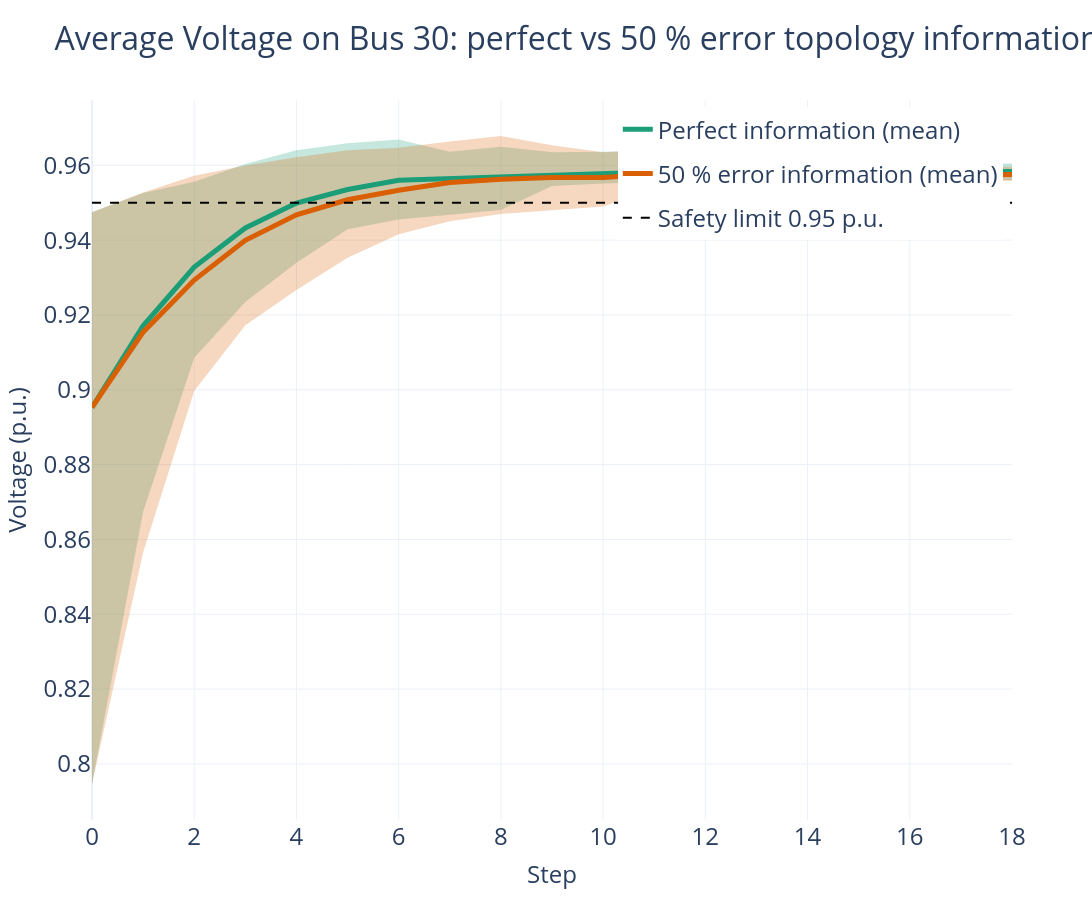

The notebook cell saved with this chart:
### Code cell
success_list_ = np.array(success_list_)
print('average recovery step is:')
print(np.mean(success_list_[:,1]))
print(np.std(success_list_[:,1]))
print('average reactive power cost is:')
print(np.mean(control_cost_))
print(np.std(control_cost_))
print('the total cost is:')
print(np.mean(object_cost_list_))
print(np.std(object_cost_list_))

import os
import numpy as np
import plotly.graph_objects as go
import plotly.io as pio

# ------------------------------------------------------------
# Nature-style figure configuration
# ------------------------------------------------------------
NATURE_CONFIG = {
    "width": 1800,
    "height": 900,
    "font_base": 28,
    "font_title": 32,
    "font_axis": 24,
    "font_legend": 24,
    "dpi": 300,          # only used indirectly through scale
}

# ------------------------------------------------------------
# helper functions
# ------------------------------------------------------------
def build_stats(trajs, bus_idx, max_len):
    mat = np.full((len(trajs), max_len), np.nan)
    for i, ep in enumerate(trajs):
        mat[i, :ep.shape[0]] = ep[:, bus_idx]
    return {
        "mean": np.nanmean(mat, axis=0),
        "min":  np.nanmin(mat, axis=0),
        "max":  np.nanmax(mat, axis=0)
    }

def hex_to_rgba(hex_color, alpha):
    h = hex_color.lstrip('#')
    r, g, b = (int(h[i:i+2], 16) for i in (0, 2, 4))
    return f'rgba({r},{g},{b},{alpha})'

# ------------------------------------------------------------
# choose bus & palette
# ------------------------------------------------------------
bus_idx = 2               # Bus-30
color_perfect = "#1b9e77" # teal   – perfect topology
color_error   = "#d95f02" # orange – 50 % error

max_len = max(
    max(a.shape[0] for a in voltage_trajs),
    max(a.shape[0] for a in voltage_trajs_)
)

stats_perfect = build_stats(voltage_trajs,  bus_idx, max_len)
stats_error   = build_stats(voltage_trajs_, bus_idx, max_len)

# ------------------------------------------------------------
# build figure
# ------------------------------------------------------------
fig = go.Figure()

# ---- shaded band : perfect topology ----
fig.add_trace(go.Scatter(
    x=np.arange(max_len), y=stats_perfect["min"],
    mode="lines", line=dict(width=0),
    showlegend=False, hoverinfo="skip",
    legendgroup="perfect"
))
fig.add_trace(go.Scatter(
    x=np.arange(max_len), y=stats_perfect["max"],
    mode="lines", line=dict(width=0),
    fill="tonexty", fillcolor=hex_to_rgba(color_perfect, 0.25),
    showlegend=False, hoverinfo="skip",
    legendgroup="perfect"
))

# ---- shaded band : 50 % error ----
fig.add_trace(go.Scatter(
    x=np.arange(max_len), y=stats_error["min"],
    mode="lines", line=dict(width=0),
    showlegend=False, hoverinfo="skip",
    legendgroup="error"
))
fig.add_trace(go.Scatter(
    x=np.arange(max_len), y=stats_error["max"],
    mode="lines", line=dict(width=0),
    fill="tonexty", fillcolor=hex_to_rgba(color_error, 0.25),
    showlegend=False, hoverinfo="skip",
    legendgroup="error"
))

# ---- mean curves ----
fig.add_trace(go.Scatter(
    x=np.arange(max_len), y=stats_perfect["mean"],
    mode="lines",
    name="Perfect information (mean)",
    line=dict(color=color_perfect, width=5),
    legendgroup="perfect"
))
fig.add_trace(go.Scatter(
    x=np.arange(max_len), y=stats_error["mean"],
    mode="lines",
    name="50 % error information (mean)",
    line=dict(color=color_error, width=5),
    legendgroup="error"
))

# ---- safety threshold ----
fig.add_trace(go.Scatter(
    x=[0, max_len - 1], y=[0.95, 0.95],
    mode="lines", name="Safety limit 0.95 p.u.",
    line=dict(color="black", dash="dash"),
    hoverinfo="skip"
))

# ------------------------------------------------------------
# layout: Nature style
# ------------------------------------------------------------
fig.update_layout(
    width=NATURE_CONFIG["width"],
    height=NATURE_CONFIG["height"],
    template="plotly_white",
    title=dict(
        text=f"Average Voltage on Bus 30: perfect vs 50 % error topology information",
        font=dict(size=NATURE_CONFIG["font_title"])
    ),
    font=dict(size=NATURE_CONFIG["font_base"]),
    legend=dict(
        x=0.99, y=0.99, xanchor="right", yanchor="top",
        font=dict(size=NATURE_CONFIG["font_legend"])
    ),
    xaxis=dict(
        title="Step",
        titlefont=dict(size=NATURE_CONFIG["font_axis"]),
        tickfont=dict(size=NATURE_CONFIG["font_axis"]),
        range=[0, 18],
    ),
    yaxis=dict(
        title="Voltage (p.u.)",
        titlefont=dict(size=NATURE_CONFIG["font_axis"]),
        tickfont=dict(size=NATURE_CONFIG["font_axis"])
    )
)

fig.show()

# ------------------------------------------------------------
# export high-resolution images
# ------------------------------------------------------------
pio.kaleido.scope.mathjax = None  # speed-up export

output_dir = os.path.join(Config.data_path, "images", "56bus")
os.makedirs(output_dir, exist_ok=True)

pdf_path = os.path.join(output_dir, "voltage_plot.pdf")
png_path = os.path.join(output_dir, "voltage_plot.png")

fig.write_image(pdf_path,  width=NATURE_CONFIG["width"],
                           height=NATURE_CONFIG["height"],
                           scale=2)   # 2 × 1800 px ≈ 300 dpi
fig.write_image(png_path,  width=NATURE_CONFIG["width"],
                           height=NATURE_CONFIG["height"],
                           scale=2)

### Figure 1 — Plotly figure (JSON) as saved in the notebook; plotly's stock layout.template omitted (floating-point values rounded to 4 significant figures)
{"data": [{"hoverinfo": "skip", "legendgroup": "perfect", "line": {"width": 0}, "mode": "lines", "showlegend": false, "type": "scatter", "x": [0, 1, 2, 3, 4, 5, 6, 7, 8, 9, 10, 11, 12, 13, 14, 15, 16, 17, 18, 19, 20, 21, 22, 23, 24, 25], "y": [0.7946, 0.8674, 0.9086, 0.9235, 0.934, 0.9429, 0.9455, 0.9469, 0.948, 0.9545, 0.9552, 0.9555, 0.9557, 0.9558, 0.9559, 0.956, 0.956, 0.9561, 0.9561, 0.9562, 0.9587, null, null, null, null, null]}, {"fill": "tonexty", "fillcolor": "rgba(27,158,119,0.25)", "hoverinfo": "skip", "legendgroup": "perfect", "line": {"width": 0}, "mode": "lines", "showlegend": false, "type": "scatter", "x": [0, 1, 2, 3, 4, 5, 6, 7, 8, 9, 10, 11, 12, 13, 14, 15, 16, 17, 18, 19, 20, 21, 22, 23, 24, 25], "y": [0.9474, 0.9526, 0.9556, 0.9604, 0.964, 0.9659, 0.9669, 0.9636, 0.965, 0.9635, 0.9637, 0.9638, 0.9595, 0.9598, 0.9599, 0.9601, 0.9603, 0.9604, 0.9605, 0.9606, 0.9606, null, null, null, null, null]}, {"hoverinfo": "skip", "legendgroup": "error", "line": {"width": 0}, "mode": "lines", "showlegend": false, "type": "scatter", "x": [0, 1, 2, 3, 4, 5, 6, 7, 8, 9, 10, 11, 12, 13, 14, 15, 16, 17, 18, 19, 20, 21, 22, 23, 24, 25], "y": [0.7946, 0.8565, 0.8997, 0.9173, 0.9267, 0.9353, 0.9416, 0.9451, 0.947, 0.9481, 0.949, 0.9539, 0.9547, 0.9552, 0.9554, 0.9556, 0.9557, 0.9558, 0.9558, 0.9559, 0.9559, 0.956, 0.956, 0.9584, 0.9585, 0.9585]}, {"fill": "tonexty", "fillcolor": "rgba(217,95,2,0.25)", "hoverinfo": "skip", "legendgroup": "error", "line": {"width": 0}, "mode": "lines", "showlegend": false, "type": "scatter", "x": [0, 1, 2, 3, 4, 5, 6, 7, 8, 9, 10, 11, 12, 13, 14, 15, 16, 17, 18, 19, 20, 21, 22, 23, 24, 25], "y": [0.9474, 0.9528, 0.9572, 0.96, 0.9622, 0.9641, 0.9647, 0.9664, 0.9678, 0.9654, 0.9635, 0.9642, 0.9633, 0.9635, 0.9636, 0.9593, 0.9595, 0.9596, 0.9598, 0.9599, 0.96, 0.9602, 0.9602, 0.9603, 0.9604, 0.9605]}, {"legendgroup": "perfect", "line": {"color": "#1b9e77", "width": 5}, "mode": "lines", "name": "Perfect information (mean)", "type": "scatter", "x": [0, 1, 2, 3, 4, 5, 6, 7, 8, 9, 10, 11, 12, 13, 14, 15, 16, 17, 18, 19, 20, 21, 22, 23, 24, 25], "y": [0.8953, 0.9171, 0.9328, 0.9433, 0.9499, 0.9536, 0.956, 0.9565, 0.957, 0.9573, 0.9577, 0.9582, 0.9574, 0.9574, 0.9575, 0.9577, 0.9578, 0.9583, 0.9584, 0.9584, 0.9597, null, null, null, null, null]}, {"legendgroup": "error", "line": {"color": "#d95f02", "width": 5}, "mode": "lines", "name": "50 % error information (mean)", "type": "scatter", "x": [0, 1, 2, 3, 4, 5, 6, 7, 8, 9, 10, 11, 12, 13, 14, 15, 16, 17, 18, 19, 20, 21, 22, 23, 24, 25], "y": [0.8953, 0.9154, 0.9294, 0.94, 0.9468, 0.9508, 0.9533, 0.9554, 0.9563, 0.9567, 0.9568, 0.9576, 0.9575, 0.9576, 0.9582, 0.9572, 0.9573, 0.9574, 0.9575, 0.9575, 0.9576, 0.9581, 0.9582, 0.9594, 0.9594, 0.9595]}, {"hoverinfo": "skip", "line": {"color": "black", "dash": "dash"}, "mode": "lines", "name": "Safety limit 0.95 p.u.", "type": "scatter", "x": [0, 25], "y": [0.95, 0.95]}], "layout": {"font": {"size": 28}, "height": 900, "legend": {"font": {"size": 24}, "x": 0.99, "xanchor": "right", "y": 0.99, "yanchor": "top"}, "title": {"font": {"size": 32}, "text": "Average Voltage on Bus 30: perfect vs 50 % error topology information"}, "width": 1800, "xaxis": {"range": [0, 18], "tickfont": {"size": 24}, "title": {"font": {"size": 24}, "text": "Step"}}, "yaxis": {"tickfont": {"size": 24}, "title": {"font": {"size": 24}, "text": "Voltage (p.u.)"}}}}
